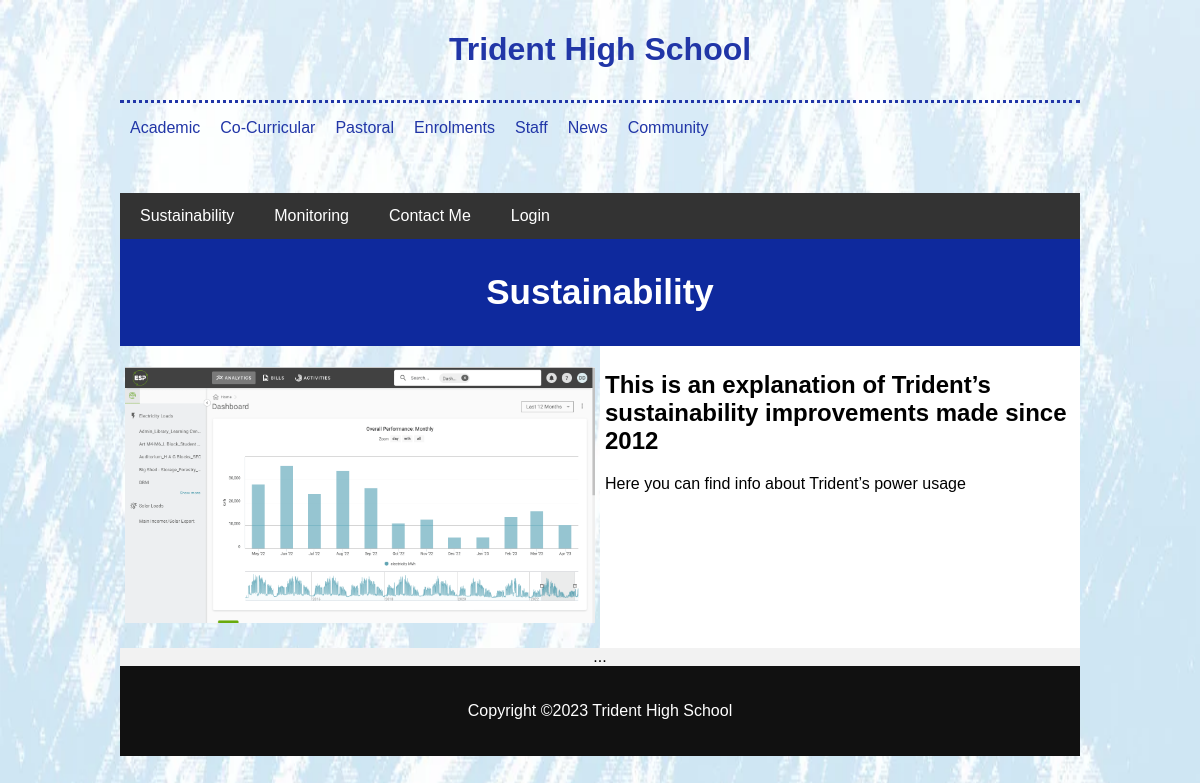
Before: / with the older database file.
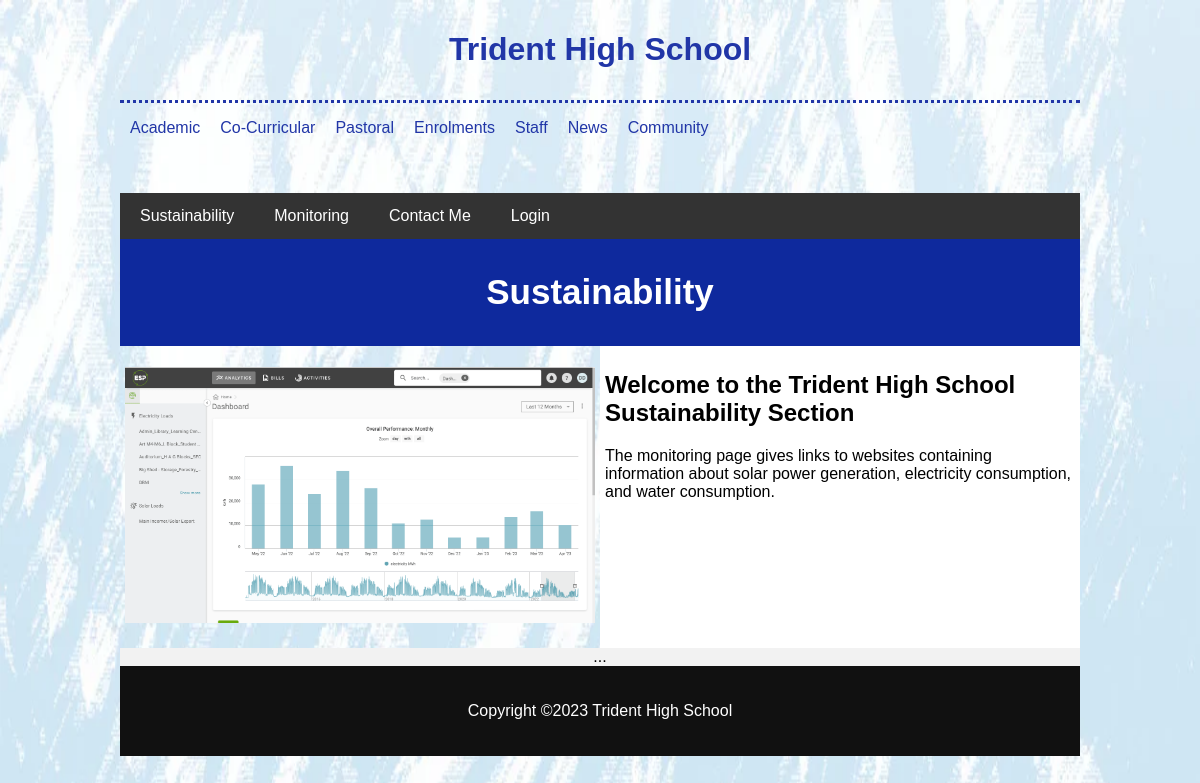
After: the same page with the newer database file.
### tables this page shows
CREATE TABLE `pages` (
  `id` int(11) NOT NULL,
  `title` varchar(100) NOT NULL,
  `text` text NOT NULL,
  `img` varchar(50) NOT NULL
);

### index.php (the view, shortened to what this page needs)
<!DOCTYPE html>
<html lang="en">
<head>
<link href="css/fixedstyle.css" rel="stylesheet" type="text/css">
<?php
require_once 'setup.php';
$sql = "SELECT * FROM pages";
$result = mysqli_query($conn, $sql);
if (mysqli_num_rows($result) > 0) {
    $row = mysqli_fetch_assoc($result);
    $title = $row['title'];
    $text = $row['text'];
    $img = $row['img'];
}
    ?>
</head>
<body>
<div class="wrapper">
<div class="title">
<h1>Trident High School</h1>
</div>
<?php include 'fakenavbar.php';?>
<?php include 'navbar.php';?>
<div class="header">
<h1>Sustainability</h1>
</div>
<div class="row">
    <div class="side">
        <p><img src = "images/<?php print $img; ?>"></p>
    </div>
    <div class="main">
        <h2><?php print $title; ?></h2>
        <p><?php print $text; ?></p>
    </div>
</div>
<div class="end">
<p>...</p>
</div>
<div class="footer">
    <?php include 'footer.php';?>
</div>
</div>
</body>
</html>

Changed rows visible on the page:
changed pages: title "This is an explanation of Trident’s sustainability improvements made since 2012" → "Welcome to the Trident High School Sustainability Section"; text "Here you can find info about Trident’s power usage" → "The monitoring page gives links to websites containing information about solar power generation, electricity consumption, and water consumption."
